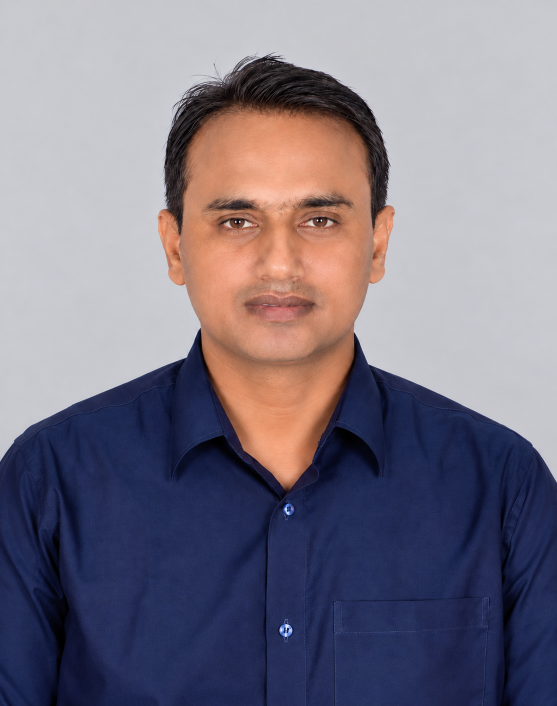
#> input picture img/profile.png, 1114 x 1412 px (shown at 1/2 size)
$ python make-profile.py
#> lines starting #> are read from the running program, lines starting #| are printed output that depends on the picture
#!/usr/bin/env python3
"""Regenerate the hero photo sizes from img/profile.png.

The site serves two square JPEGs that this script derives from the PNG source:
    img/profile.jpg      560x560   standard screens
    img/profile@2x.jpg  1120x1120  retina, chosen by srcset

Run it after replacing img/profile.png:

    python make-profile.py

Requires Pillow (pip install Pillow).
"""

import os
import sys

from PIL import Image

HERE = os.path.dirname(os.path.abspath(__file__))
IMG = os.path.join(HERE, "img")
SOURCE = os.path.join(IMG, "profile.png")

# Fraction of the vertical overflow taken off the top when cropping a portrait
# to a square. 0 keeps the very top of the frame, 0.5 centres it. 0.10 leaves
# headroom above the hair and crops at the chest instead.
TOP_BIAS = 0.10

SIZES = [(560, "profile.jpg"), (1120, "profile@2x.jpg")]
QUALITY = 88


def main():
    if not os.path.exists(SOURCE):
        sys.exit(f"No source image at {SOURCE}")

    src = Image.open(SOURCE).convert("RGB")
#> src is the input picture: PIL image 1114x1412 RGB; mean R, G, B 123.5, 117.7, 132.1
    w, h = src.size
#> w = 1114; h = 1412
    side = min(w, h)
#> side = 1114
    top = int((h - side) * TOP_BIAS)
#> top = 29
    square = src.crop((0, top, side, top + side))
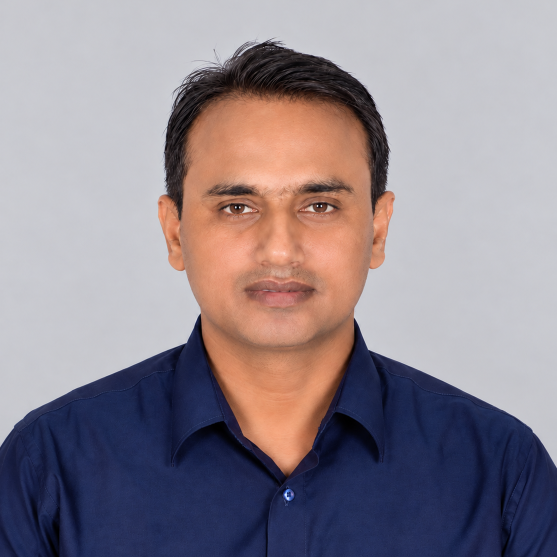
#> square: PIL image 1114x1114 RGB (shown at 1/2 size); mean R, G, B 143.8, 134.2, 142.8

    print(f"source {os.path.basename(SOURCE)}  {w}x{h}")
#| source profile.png  1114x1412
    for px, name in SIZES:
        path = os.path.join(IMG, name)
        square.resize((px, px), Image.LANCZOS).save(
            path, "JPEG", quality=QUALITY, optimize=True, progressive=True)
        print(f"  wrote {name:16} {px}x{px}  {os.path.getsize(path) / 1024:6.1f} KB")
#> this loop made 2 passes
#> pass 1, in main, `square.resize((px, px), Image.LANCZOS).save( path, "JPEG", quality=QUA..`:
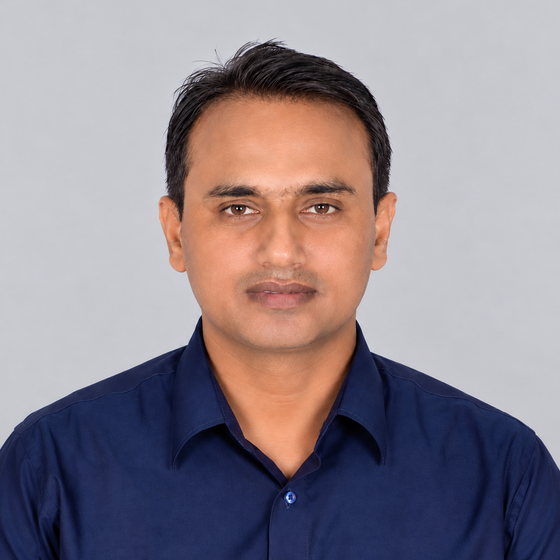
#> saved as profile.jpg: PIL image 560x560 RGB; mean R, G, B 143.8, 134.2, 142.8


if __name__ == "__main__":
    main()
